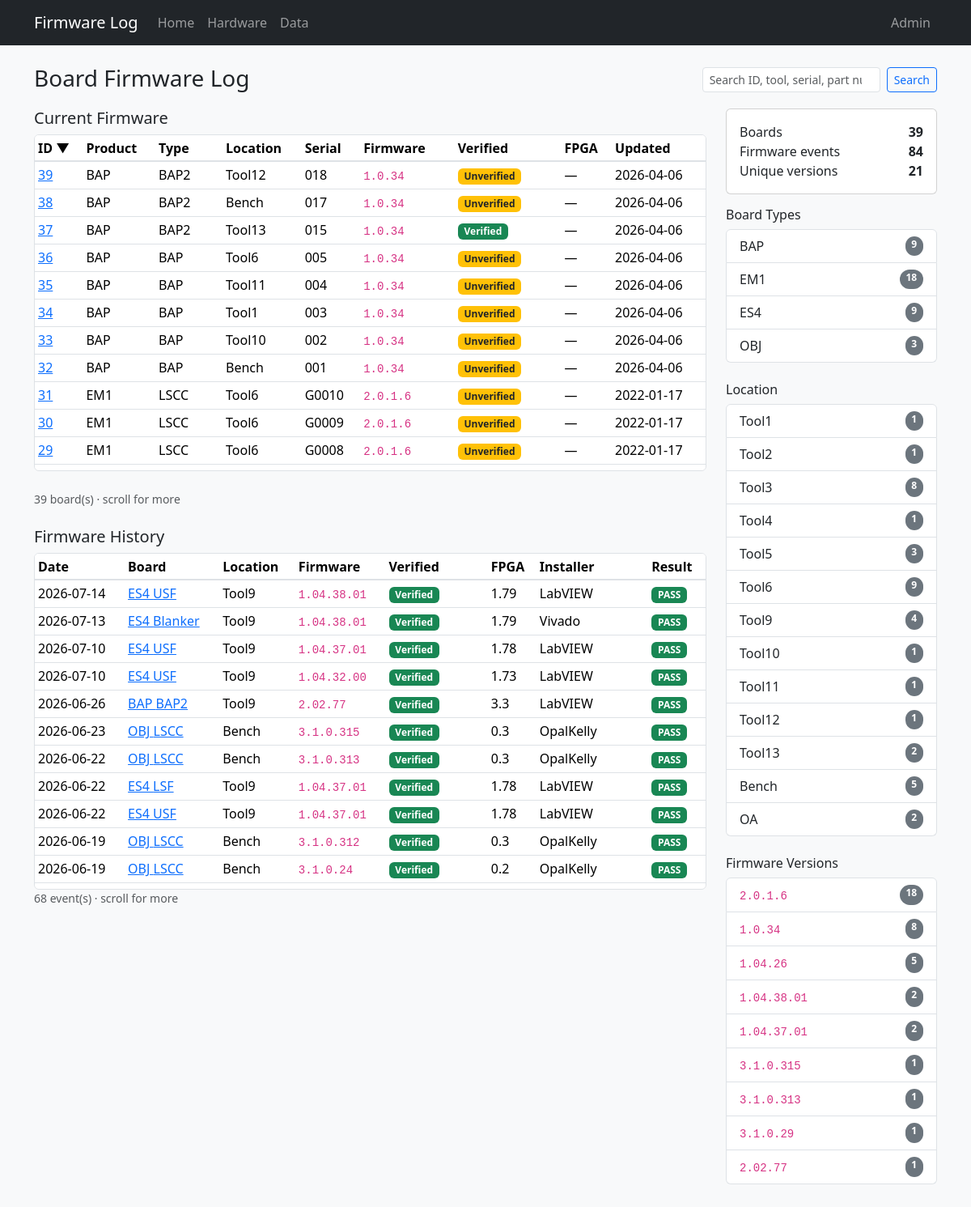
Screenshot of /?sort=board_id&order=desc&q= with the database file from the repository.
### tables this page shows
CREATE TABLE "boards" (
                board_id      INTEGER PRIMARY KEY,
                tool          TEXT,
                board_slot    TEXT,
                manufacturer  TEXT NOT NULL DEFAULT 'PDF Solutions Inc.',
                board_name    TEXT NOT NULL,
                serial        TEXT NOT NULL,
                part_number   TEXT,
                revision      TEXT,
                file_id       TEXT,
                product_name  TEXT NOT NULL,
                ddr_fbga      TEXT
            , inventory_serial TEXT, status TEXT, role TEXT, comment TEXT, open_item TEXT, po TEXT, modified_by TEXT, source_updated_at TEXT, data_source TEXT, dc_status TEXT, ac_status TEXT, gcal_status TEXT, adc_status TEXT, eeprom_status TEXT);

CREATE TABLE "firmware_history" (
                event_id    INTEGER PRIMARY KEY AUTOINCREMENT,
                board_id    INTEGER NOT NULL REFERENCES boards (board_id),
                event_date  TEXT NOT NULL,
                event_time  TEXT,
                fpga        TEXT,
                firmware    TEXT NOT NULL,
                installer   TEXT,
                result      TEXT
            );

### app.py (the view)
@app.route("/")
def index():
    product = request.args.get("product")
    firmware = request.args.get("firmware")
    tool = request.args.get("tool")
    search = request.args.get("q", "").strip()
    sort = request.args.get("sort", "board_id")
    order = request.args.get("order", "asc")
    return render_template(
        "index.html",
        boards=db.list_boards(
            product_name=product,
            firmware=firmware,
            tool=tool,
            search=search,
            sort=sort,
            order=order,
        ),
        history=db.list_history(
            product_name=product,
            firmware=firmware,
            tool=tool,
            search=search,
        ),
        stats=db.dashboard_stats(),
        fw_stats=db.firmware_stats(),
        tool_stats=db.tool_stats(),
        products=db.board_products(),
        available_firmware=db.firmware_for_product(product) if product else set(),
        available_products=db.products_for_firmware(firmware) if firmware else set(),
        available_tools=(
            db.tools_for_product(product) if product
            else db.tools_for_firmware(firmware) if firmware
            else set()
        ),
        available_products_for_tool=db.products_for_tool(tool) if tool else set(),
        available_firmware_for_tool=db.firmware_for_tool(tool) if tool else set(),
        product_filter=product,
        firmware_filter=firmware,
        tool_filter=tool,
        search=search,
        sort=sort,
        order=order,
    )

### db.py (called while the page is built)
def firmware_verified_sql(board_alias="b"):
    ids = ", ".join(str(i) for i in sorted(VERIFIED_BOARD_IDS))
    return f"""
    CASE
        WHEN {board_alias}.board_id IN ({ids}) THEN 'verified'
        WHEN {board_alias}.data_source = 'firmware_log' THEN 'verified'
        WHEN {board_alias}.tool = 'Tool13' AND {board_alias}.product_name = 'BAP' THEN 'verified'
        ELSE 'unverified'
    END
    """

def tool_sort_order_sql(tool_column="tool"):
    return f"""
    CASE
        WHEN {tool_column} = 'Unassigned' THEN 3
        WHEN {tool_column} LIKE 'Tool%' THEN 1
        ELSE 2
    END,
    CASE
        WHEN {tool_column} LIKE 'Tool%' THEN CAST(SUBSTR({tool_column}, 5) AS INTEGER)
    END,
    {tool_column} ASC
    """

def dict_row(cursor, row):
    return {col[0]: row[i] for i, col in enumerate(cursor.description)}

@contextmanager
def get_db():
    conn = sqlite3.connect(DATABASE)
    conn.row_factory = dict_row
    try:
        yield conn
    finally:
        conn.close()

def fetch_all(query, params=()):
    with get_db() as conn:
        return conn.execute(query, params).fetchall()

def fetch_one(query, params=()):
    with get_db() as conn:
        return conn.execute(query, params).fetchone()

def _board_search_clause(search, alias="b", extra_columns=()):
    if not search:
        return None, []
    like = f"%{search}%"
    columns = [col.format(a=alias) for col in BOARD_SEARCH_COLUMNS] + list(extra_columns)
    clause = "(" + " OR ".join(f"{col} LIKE ?" for col in columns) + ")"
    return clause, [like] * len(columns)

def dashboard_stats():
    return fetch_one(
        """
        SELECT
            (SELECT COUNT(*) FROM boards) AS board_count,
            (SELECT COUNT(*) FROM firmware_history) AS history_count,
            (SELECT COUNT(DISTINCT firmware) FROM firmware_history) AS firmware_versions
        """
    )

def firmware_stats():
    return fetch_all(
        """
        SELECT firmware, COUNT(*) AS board_count
        FROM current_firmware
        GROUP BY firmware
        ORDER BY board_count DESC, firmware DESC
        LIMIT 10
        """
    )

def board_products():
    return fetch_all(
        """
        SELECT product_name, COUNT(*) AS board_count
        FROM boards
        GROUP BY product_name
        ORDER BY product_name
        """
    )

### templates/index.html (shortened to what this page needs)
{% extends "base.html" %}
{% from "macros.html" import sort_link, result_badge, verified_badge %}
{% block content %}
<div class="d-flex flex-wrap justify-content-between align-items-center gap-2 mb-3">
  <div>
    <h1 class="h3 mb-1">Board Firmware Log</h1>
  </div>
  <form id="search-form" action="{{ url_for('index') }}" method="get" class="d-flex gap-2">
    <input type="search" id="board-search" name="q" value="{{ search }}" class="form-control form-control-sm" placeholder="Search ID, tool, serial, part number…">
    <button class="btn btn-sm btn-outline-primary" type="submit">Search</button>
  </form>
</div>
<div class="row g-4">
  <div class="col-lg-9">
    <h2 class="h5">Current Firmware</h2>
    <div class="table-scroll-panel mb-4">
      <table class="table table-sm table-hover align-middle mb-0">
        <thead>
          <tr>
            <th>{{ sort_link('ID', 'board_id', sort, order, product_filter, firmware_filter, tool_filter, search) }}</th>
            <th>{{ sort_link('Product', 'product_name', sort, order, product_filter, firmware_filter, tool_filter, search) }}</th>
            <th>{{ sort_link('Type', 'board_name', sort, order, product_filter, firmware_filter, tool_filter, search) }}</th>
            <th>{{ sort_link('Location', 'tool', sort, order, product_filter, firmware_filter, tool_filter, search) }}</th>
            <th>{{ sort_link('Serial', 'serial', sort, order, product_filter, firmware_filter, tool_filter, search) }}</th>
            <th class="col-firmware">{{ sort_link('Firmware', 'firmware', sort, order, product_filter, firmware_filter, tool_filter, search) }}</th>
            <th class="col-verified">Verified</th>
            <th>FPGA</th>
            <th>{{ sort_link('Updated', 'event_date', sort, order, product_filter, firmware_filter, tool_filter, search) }}</th>
          </tr>
        </thead>
        <tbody>
          {% for b in boards %}
          <tr>
            <td><a href="{{ url_for('board_detail', board_id=b.board_id) }}">{{ b.board_id }}</a></td>
            <td>{{ b.product_name }}</td>
            <td>{{ b.board_name }}</td>
            <td>{{ b.tool or '—' }}</td>
            <td>{{ b.serial }}</td>
            <td class="col-firmware">{% if b.current_firmware %}<code>{{ b.current_firmware }}</code>{% else %}<span class="text-muted">—</span>{% endif %}</td>
            <td class="col-verified">{{ verified_badge(b.firmware_verified) }}</td>
            <td>{{ b.current_fpga or '—' }}</td>
            <td>{{ b.last_update or '—' }}</td>
          </tr>
          {% else %}
          <tr><td colspan="9" class="text-muted">No boards match your filters.</td></tr>
          {% endfor %}
        </tbody>
      </table>
    </div>
    <p class="text-muted small">{{ boards|length }} board(s){% if boards|length > 12 %} · scroll for more{% endif %}</p>
    <h2 class="h5 mt-4">Firmware History</h2>
    <div class="table-scroll-panel">
      <table class="table table-sm table-hover align-middle mb-0">
        <thead>
          <tr>
            <th>Date</th>
            <th>Board</th>
            <th>Location</th>
            <th class="col-firmware">Firmware</th>
            <th class="col-verified">Verified</th>
            <th>FPGA</th>
            <th>Installer</th>
            <th>Result</th>
          </tr>
        </thead>
        <tbody>
          {% for row in history %}
          <tr>
            <td>{{ row.event_date }}</td>
            <td>
              <a href="{{ url_for('board_detail', board_id=row.board_id) }}">
                {{ row.product_name }} {{ row.board_name }}
              </a>
            </td>
            <td>{{ row.tool or '—' }}</td>
            <td class="col-firmware"><code>{{ row.firmware }}</code></td>
            <td class="col-verified">{{ verified_badge(row.firmware_verified) }}</td>
            <td>{{ row.fpga or '—' }}</td>
            <td>{{ row.installer or '—' }}</td>
            <td>{{ result_badge(row.result) }}</td>
          </tr>
          {% else %}
          <tr><td colspan="8" class="text-muted">No firmware history matches your filters.</td></tr>
          {% endfor %}
        </tbody>
      </table>
    </div>
    <p class="text-muted small">{{ history|length }} event(s){% if history|length > 10 %} · scroll for more{% endif %}</p>
  </div>
  <div class="col-lg-3">
    <div class="card mb-3">
      <div class="card-body">
        <div class="d-flex justify-content-between"><span>Boards</span><strong>{{ stats.board_count }}</strong></div>
        <div class="d-flex justify-content-between"><span>Firmware events</span><strong>{{ stats.history_count }}</strong></div>
        <div class="d-flex justify-content-between"><span>Unique versions</span><strong>{{ stats.firmware_versions }}</strong></div>
      </div>
    </div>
    <h2 class="h6">Board Types</h2>
    <div class="list-group mb-4">
      {% for p in products %}
      {% if (firmware_filter and p.product_name not in available_products and product_filter != p.product_name) or (tool_filter and p.product_name not in available_products_for_tool and product_filter != p.product_name) %}
      <span class="list-group-item d-flex justify-content-between py-2 filter-disabled" aria-disabled="true">
        <span>{{ p.product_name }}</span>
        <span class="badge text-bg-secondary rounded-pill">{{ p.board_count }}</span>
      </span>
      {% elif product_filter == p.product_name %}
      <a class="list-group-item list-group-item-action d-flex justify-content-between py-2 active"
         href="{{ url_for('index', firmware=firmware_filter, tool=tool_filter, q=search) }}">
        <span>{{ p.product_name }}</span>
        <span class="badge text-bg-light rounded-pill">{{ p.board_count }}</span>
      </a>
      {% else %}
      <a class="list-group-item list-group-item-action d-flex justify-content-between py-2"
         href="{{ url_for('index', product=p.product_name, firmware=firmware_filter, tool=tool_filter, q=search) }}">
        <span>{{ p.product_name }}</span>
        <span class="badge text-bg-secondary rounded-pill">{{ p.board_count }}</span>
      </a>
      {% endif %}
      {% endfor %}
    </div>
    <h2 class="h6">Location</h2>
    <div class="list-group mb-4">
      {% for row in tool_stats %}
      {% if (product_filter and row.tool not in available_tools and tool_filter != row.tool) or (firmware_filter and row.tool not in available_tools and tool_filter != row.tool) %}
      <span class="list-group-item d-flex justify-content-between py-2 filter-disabled" aria-disabled="true">
        <span>{{ row.tool }}</span>
        <span class="badge text-bg-secondary rounded-pill">{{ row.board_count }}</span>
      </span>
      {% elif tool_filter == row.tool %}
      <a class="list-group-item list-group-item-action d-flex justify-content-between py-2 active"
         href="{{ url_for('index', product=product_filter, firmware=firmware_filter, q=search) }}">
        <span>{{ row.tool }}</span>
        <span class="badge text-bg-light rounded-pill">{{ row.board_count }}</span>
      </a>
      {% else %}
      <a class="list-group-item list-group-item-action d-flex justify-content-between py-2"
         href="{{ url_for('index', product=product_filter, firmware=firmware_filter, tool=row.tool, q=search) }}">
        <span>{{ row.tool }}</span>
        <span class="badge text-bg-secondary rounded-pill">{{ row.board_count }}</span>
      </a>
      {% endif %}
      {% endfor %}
    </div>
    <h2 class="h6">Firmware Versions</h2>
    <div class="list-group">
      {% for row in fw_stats %}
      {% if (product_filter and row.firmware not in available_firmware and firmware_filter != row.firmware) or (tool_filter and row.firmware not in available_firmware_for_tool and firmware_filter != row.firmware) %}
      <span class="list-group-item d-flex justify-content-between py-2 filter-disabled" aria-disabled="true">
        <span><code class="small">{{ row.firmware }}</code></span>
        <span class="badge text-bg-secondary rounded-pill">{{ row.board_count }}</span>
      </span>
      {% else %}
      <a class="list-group-item list-group-item-action d-flex justify-content-between py-2"
         href="{{ url_for('index', firmware=row.firmware, product=product_filter, tool=tool_filter, q=search) }}">
        <span><code class="small">{{ row.firmware }}</code></span>
        <span class="badge text-bg-secondary rounded-pill">{{ row.board_count }}</span>
      </a>
      {% endif %}
      {% else %}
      <div class="list-group-item text-muted py-2">No data.</div>
      {% endfor %}
    </div>
  </div>
</div>
{% endblock %}

### templates/macros.html (shortened to what this page needs)
{% macro result_badge(result) -%}
  {% if result %}
    {% set r = result|upper %}
    {% if r == 'PASS' %}
      <span class="badge text-bg-success">PASS</span>
    {% elif r == 'FAIL' %}
      <span class="badge text-bg-danger">FAIL</span>
    {% else %}
      <span class="badge text-bg-secondary">{{ result }}</span>
    {% endif %}
  {% else %}
    <span class="text-muted">—</span>
  {% endif %}
{%- endmacro %}
{% macro sort_link(label, column, sort, order, product=None, firmware=None, tool=None, q=None) -%}
  {% set new_order = 'desc' if sort == column and order == 'asc' else 'asc' %}
  <a href="{{ url_for('index', sort=column, order=new_order, product=product, firmware=firmware, tool=tool, q=q) }}" class="text-decoration-none text-reset">
    {{ label }}{% if sort == column %} {% if order == 'asc' %}▲{% else %}▼{% endif %}{% endif %}
  </a>
{%- endmacro %}
{% macro verified_badge(status) -%}
  {% if status == 'verified' %}
    <span class="badge text-bg-success">Verified</span>
  {% elif status == 'unverified' %}
    <span class="badge text-bg-warning text-dark">Unverified</span>
  {% else %}
    <span class="text-muted">—</span>
  {% endif %}
{%- endmacro %}

### static/style.css (style rules this page uses)
body { background-color: #f8f9fa; }
code { font-size: 0.875em; }
.table th { white-space: nowrap; }
.table-scroll-panel { max-height: 26rem; overflow: auto; border: 1px solid var(--bs-border-color); border-radius: var(--bs-border-radius); background-color: #fff; }
.table-scroll-panel th.col-firmware, .table-scroll-panel td.col-firmware, .table-scroll-panel th.col-verified, .table-scroll-panel td.col-verified { white-space: nowrap; }
.table-scroll-panel th.col-verified, .table-scroll-panel td.col-verified { min-width: 6.5rem; }
.table-scroll-panel thead th { position: sticky; top: 0; z-index: 1; background-color: #fff; box-shadow: inset 0 -1px 0 var(--bs-border-color); }
.table-scroll-panel thead th.col-firmware, .table-scroll-panel thead th.col-verified { z-index: 3; }

### rows the page displays
boards: board_id "39", product_name "BAP", board_name "BAP2", tool "Tool12", serial "018", current_firmware "1.0.34", shows "Unverified", current_fpga "—", last_update "2026-04-06"
boards: board_id "38", product_name "BAP", board_name "BAP2", tool "Bench", serial "017", current_firmware "1.0.34", shows "Unverified", current_fpga "—", last_update "2026-04-06"
boards: board_id "37", product_name "BAP", board_name "BAP2", tool "Tool13", serial "015", current_firmware "1.0.34", current_fpga "—", last_update "2026-04-06"
boards: board_id "36", product_name "BAP", board_name "BAP", tool "Tool6", serial "005", current_firmware "1.0.34", shows "Unverified", current_fpga "—", last_update "2026-04-06"
boards: board_id "35", product_name "BAP", board_name "BAP", tool "Tool11", serial "004", current_firmware "1.0.34", shows "Unverified", current_fpga "—", last_update "2026-04-06"
boards: board_id "34", product_name "BAP", board_name "BAP", tool "Tool1", serial "003", current_firmware "1.0.34", shows "Unverified", current_fpga "—", last_update "2026-04-06"
boards: board_id "33", product_name "BAP", board_name "BAP", tool "Tool10", serial "002", current_firmware "1.0.34", shows "Unverified", current_fpga "—", last_update "2026-04-06"
boards: board_id "32", product_name "BAP", board_name "BAP", tool "Bench", serial "001", current_firmware "1.0.34", shows "Unverified", current_fpga "—", last_update "2026-04-06"
boards: board_id "31", product_name "EM1", board_name "LSCC", tool "Tool6", serial "G0010", current_firmware "2.0.1.6", shows "Unverified", current_fpga "—", last_update "2022-01-17"
boards: board_id "30", product_name "EM1", board_name "LSCC", tool "Tool6", serial "G0009", current_firmware "2.0.1.6", shows "Unverified", current_fpga "—", last_update "2022-01-17"
boards: board_id "29", product_name "EM1", board_name "LSCC", tool "Tool6", serial "G0008", current_firmware "2.0.1.6", shows "Unverified", current_fpga "—", last_update "2022-01-17"
firmware_history: event_date "2026-07-14", product_name "ES4", board_name "USF", tool "Tool9", firmware "1.04.38.01", fpga "1.79", installer "LabVIEW", result "PASS"
firmware_history: event_date "2026-07-13", product_name "ES4", board_name "Blanker", tool "Tool9", firmware "1.04.38.01", fpga "1.79", installer "Vivado", result "PASS"
firmware_history: event_date "2026-07-10", product_name "ES4", board_name "USF", tool "Tool9", firmware "1.04.37.01", fpga "1.78", installer "LabVIEW", result "PASS"
firmware_history: event_date "2026-07-10", product_name "ES4", board_name "USF", tool "Tool9", firmware "1.04.32.00", fpga "1.73", installer "LabVIEW", result "PASS"
firmware_history: event_date "2026-06-26", product_name "BAP", board_name "BAP2", tool "Tool9", firmware "2.02.77", fpga "3.3", installer "LabVIEW", result "PASS"
firmware_history: event_date "2026-06-23", product_name "OBJ", board_name "LSCC", tool "Bench", firmware "3.1.0.315", fpga "0.3", installer "OpalKelly", result "PASS"
firmware_history: event_date "2026-06-22", product_name "OBJ", board_name "LSCC", tool "Bench", firmware "3.1.0.313", fpga "0.3", installer "OpalKelly", result "PASS"
firmware_history: event_date "2026-06-22", product_name "ES4", board_name "LSF", tool "Tool9", firmware "1.04.37.01", fpga "1.78", installer "LabVIEW", result "PASS"
firmware_history: event_date "2026-06-22", product_name "ES4", board_name "USF", tool "Tool9", firmware "1.04.37.01", fpga "1.78", installer "LabVIEW", result "PASS"
firmware_history: event_date "2026-06-19", product_name "OBJ", board_name "LSCC", tool "Bench", firmware "3.1.0.312", fpga "0.3", installer "OpalKelly", result "PASS"
firmware_history: event_date "2026-06-19", product_name "OBJ", board_name "LSCC", tool "Bench", firmware "3.1.0.24", fpga "0.2", installer "OpalKelly", result "PASS"
boards: product_name "EM1", board_count "18"
boards: tool "Tool13", board_count "2", tool "Bench", board_count "5"

### other values shown
{{ label }} "ID Product Type Location Serial Firmware Updated"
{{ boards|length }} "39"
{{ history|length }} "68"
{{ stats.board_count }} "39"
{{ stats.history_count }} "84"
{{ stats.firmware_versions }} "21"
{{ p.product_name }} "BAP" "ES4" "OBJ"
{{ p.board_count }} "9" "9" "3"
{{ row.tool }} "Tool1" "Tool2" "Tool3" "Tool4" "Tool5" "Tool6" "Tool9" "Tool10" "Tool11" "Tool12" "OA"
{{ row.board_count }} "1" "1" "8" "1" "3" "9" "4" "1" "1" "1" "2"
{{ row.firmware }} "2.0.1.6" "1.0.34" "1.04.26" "1.04.38.01" "1.04.37.01" "3.1.0.315" "3.1.0.313" "3.1.0.29" "2.02.77"
{{ row.board_count }} "18" "8" "5" "2" "2" "1" "1" "1" "1"
